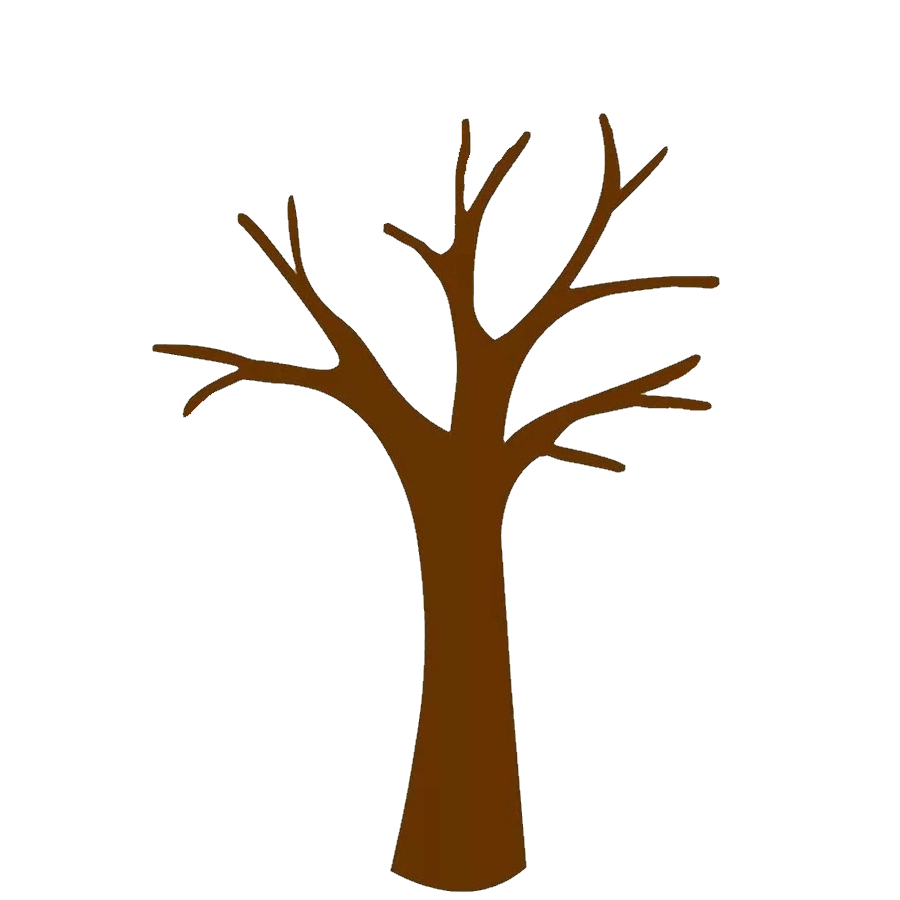
#> input picture Код Будущего 23-24/Модуль-3/Проект-4/tree.png, 900 x 900 px, found by its file name
$ python 'Prepare pic.py'
#> lines starting #> are read from the running program, lines starting #| are printed output that depends on the picture; pictures that were not available may be replaced by others from this repository, and a replacement may not be noted
from PIL import Image
from turtle import Turtle, done, bgpic, setup

flower_places = [(178, 420), (226, 202), (368,222), (538, 119),
                 (673, 141), (721, 353), (635, 471)]
flover_name = 'flower'
flover_count = 7
leave_places = [(134, 348), (289, 185), (466, 106),
                (599, 106), (734, 283), (723, 407)]
leave_name = 'leave'
leave_count = 5
im = Image.open('tree.png')
#> im is the input picture: PIL image 900x900 RGB; mean R, G, B 239, 234.1, 229.2
size = w, h = im.size
#> size = (900, 900); w = 900; h = 900

for n in range(flover_count):
    im_out = im.copy()
    flower = Image.open(f'{flover_name}{n}.gif')
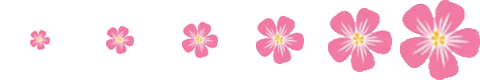
#> input picture Код Будущего 23-24/Модуль-3/flowers-test.png, 480 x 80 px, given in place of flower0.gif, which was not available
#> flower is the input picture: PIL image 480x80 RGB; mean R, G, B 251.1, 226.2, 233.8
    for x, y in flower_places:
        im_out.paste(flower, (x - flower.width // 2,
                              y - flower.height // 2))
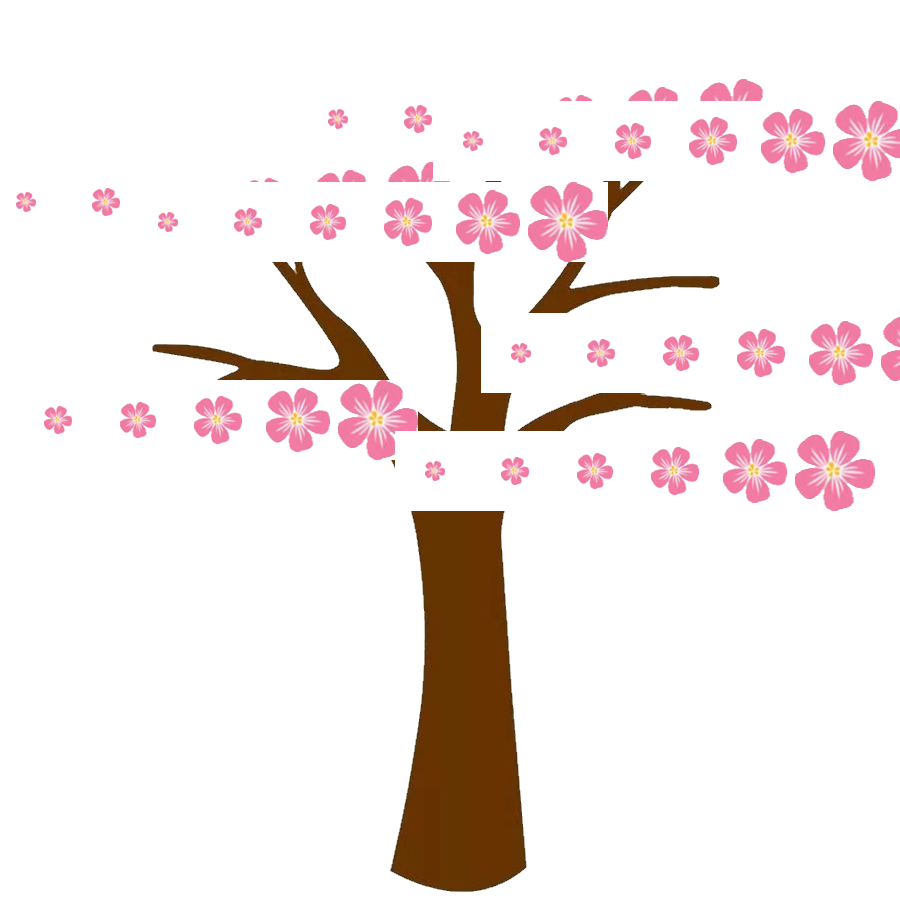
#> im_out: PIL image 900x900 RGB; mean R, G, B 243.4, 234.1, 232.7
    im_out.save(f'tree{n + 1}.png')
#> pass 2 of the loop `for n in range(flover_count):`:
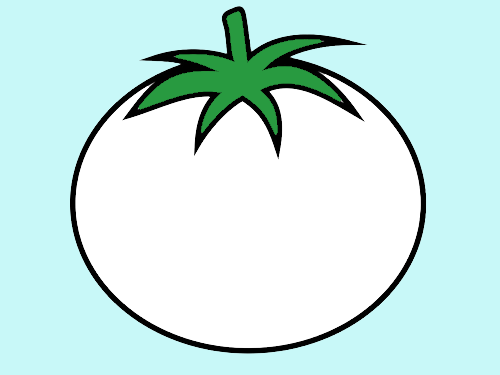
#> input picture Код Будущего 23-24/Модуль-3/input.png, 500 x 375 px, given in place of flower1.gif, which was not available
#> flower is the input picture: PIL image 500x375 RGB; mean R, G, B 204.1, 234, 230.6
#> after the loop `for x, y in flower_places:`:
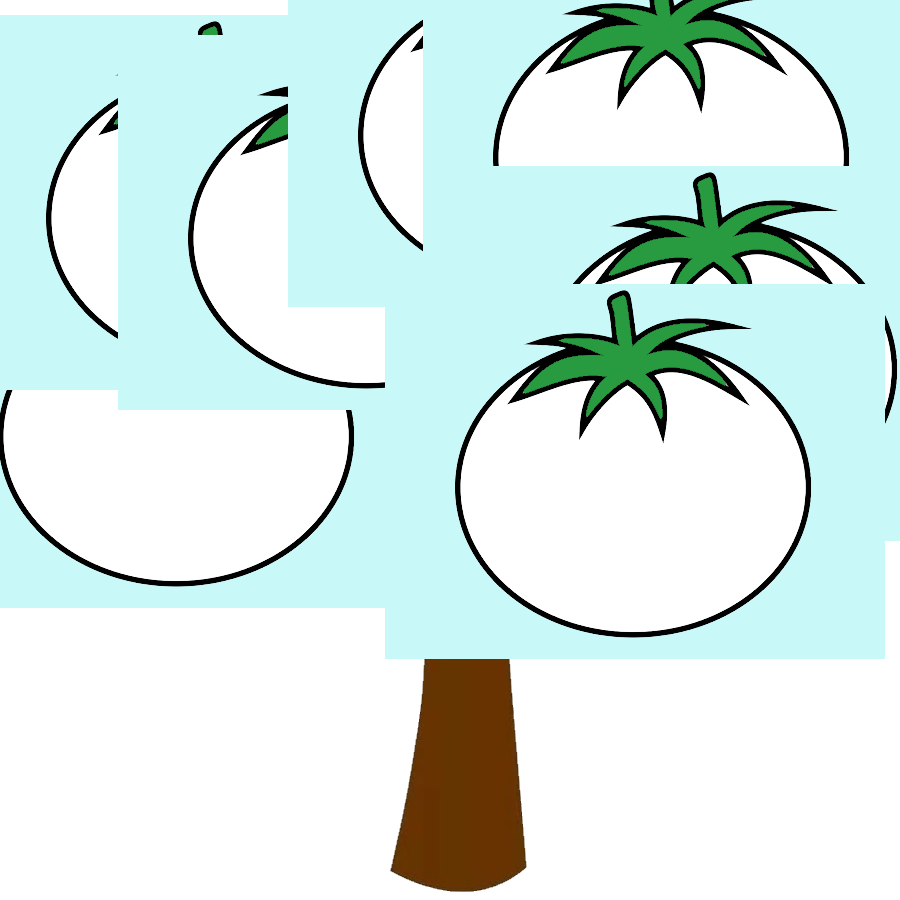
#> im_out: PIL image 900x900 RGB; mean R, G, B 213.6, 233.5, 229.8
#> (the run stopped early here; a loop or call above may not have finished)
